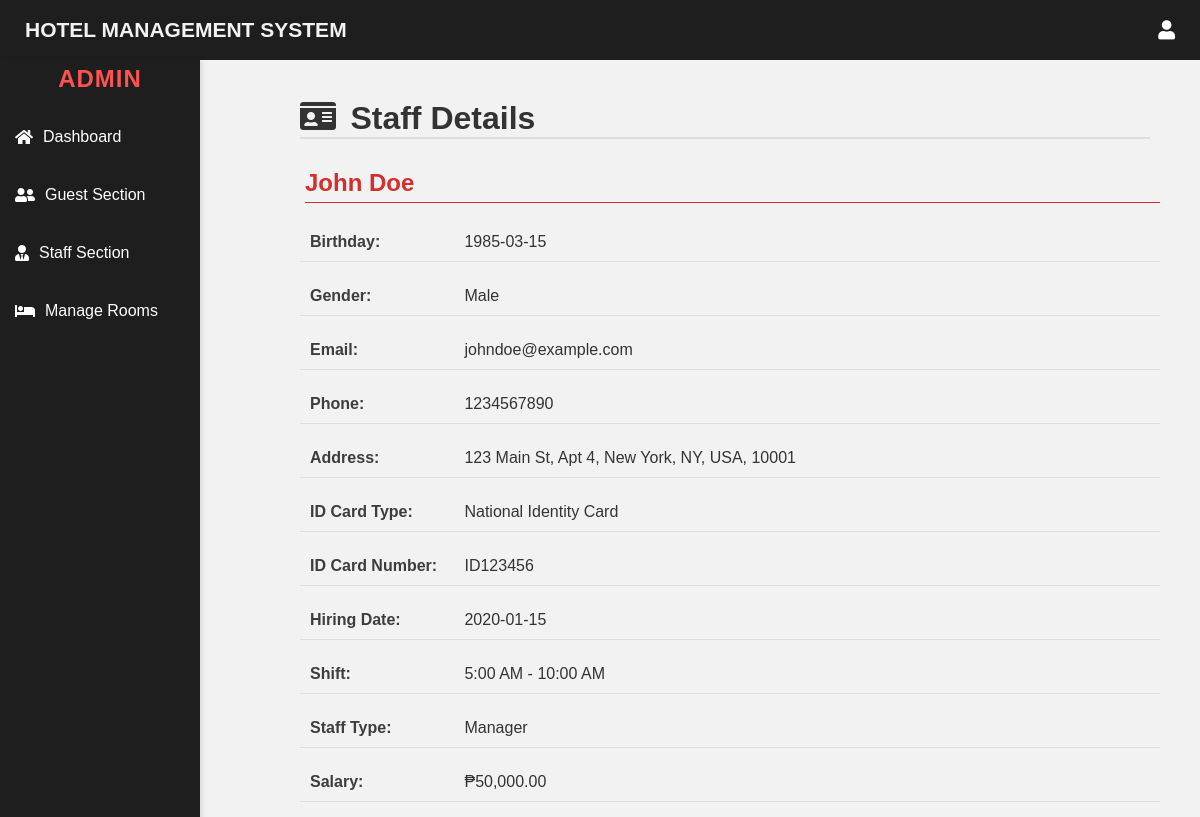
/index.php?page=view_staff&id=1 (signed in), run on the app's committed database.
### tables this page shows
CREATE TABLE staffs (
    id INT AUTO_INCREMENT PRIMARY KEY,
    fname VARCHAR(50) NOT NULL,
    lname VARCHAR(50) NOT NULL,
    bod DATE NOT NULL,
    gender VARCHAR(10) NOT NULL,
    email VARCHAR(100) NOT NULL,
    phone VARCHAR(20) NOT NULL,
    street_address VARCHAR(100) NOT NULL,
    street_address2 VARCHAR(100),
    country VARCHAR(50) NOT NULL,
    city VARCHAR(50) NOT NULL,
    region VARCHAR(50) NOT NULL,
    postal_code VARCHAR(20) NOT NULL,
    id_card_type int(11) NOT NULL,
    id_card_no varchar(20) NOT NULL,
    hiring_date DATE NOT NULL,
    shiftid INT NOT NULL,
    staff_type_id INT NOT NULL,
    salary DECIMAL(10, 2) NOT NULL
);

CREATE TABLE `id_card_type` (
  `id_card_type_id` int(10) NOT NULL,
  `id_card_type` varchar(100) NOT NULL
);

CREATE TABLE `shift` (
  `shift_id` int(10) NOT NULL,
  `shift` varchar(100) NOT NULL,
  `shift_timing` varchar(100) NOT NULL
);

CREATE TABLE `staff_type` (
  `staff_type_id` int(10) NOT NULL,
  `staff_type` varchar(100) NOT NULL
);

### view_staff.php (the view, shortened to what this page needs)
<?php
include_once('includes/db.php');
$staff_id = $_GET['id'];
$query = "SELECT s.*, st.staff_type, sh.shift_timing, ic.id_card_type
FROM staffs s
INNER JOIN staff_type st ON s.staff_type_id = st.staff_type_id
INNER JOIN shift sh ON s.shiftid = sh.shift_id
INNER JOIN id_card_type ic ON s.id_card_type = ic.id_card_type_id
WHERE s.id = $staff_id";
$result = mysqli_query($conn, $query);
$row = mysqli_fetch_assoc($result);
?>
<!DOCTYPE html>
<html lang="en">
<head>
    <link rel="stylesheet" href="styles/view_staff.css">
</head>
<body>
<div class="main-content">
    <h1 class="dash"><i class="fas fa-id-card"></i> Staff Details</h1>
    <div class="staff-details">
        <div class="full-name">
            <span><?php echo $row['fname'] . ' ' . $row['lname']; ?></span>
        </div>
        <div class="detail-row">
            <label>Birthday:</label>
            <span><?php echo $row['bod']; ?></span>
        </div>
            <div class="detail-row">
                <label>Gender:</label>
                <span><?php echo $row['gender']; ?></span>
            </div>
            <div class="detail-row">
                <label>Email:</label>
                <span><?php echo $row['email']; ?></span>
            </div>
            <div class="detail-row">
                <label>Phone:</label>
                <span><?php echo $row['phone']; ?></span>
            </div>
            <div class="detail-row">
                <label>Address:</label>
                <span><?php echo $row['street_address'] . ', ' . $row['street_address2'] . ', ' . $row['city'] . ', ' . $row['region'] . ', ' . $row['country'] . ', ' . $row['postal_code']; ?></span>
            </div>
            <div class="detail-row">
                <label>ID Card Type:</label>
                <span><?php echo $row['id_card_type']; ?></span>
            </div>
            <div class="detail-row">
                <label>ID Card Number:</label>
                <span><?php echo $row['id_card_no']; ?></span>
            </div>
            <div class="detail-row">
                <label>Hiring Date:</label>
                <span><?php echo $row['hiring_date']; ?></span>
            </div>
            <div class="detail-row">
                <label>Shift:</label>
                <span><?php echo $row['shift_timing']; ?></span>
            </div>
            <div class="detail-row">
                <label>Staff Type:</label>
                <span><?php echo $row['staff_type']; ?></span>
            </div>
            <div class="detail-row">
                <label>Salary:</label>
                <span><?php echo '₱' . number_format($row['salary'], 2); ?></span>
            </div>
        </div>
    </div>
</body>
</html>

### styles/index.css (style rules this page uses)
* { margin: 0; padding: 0; box-sizing: border-box; }

### styles/style.css (style rules this page uses)
* { font-family: "Poppins" , sans-serif; }

### styles/view_staff.css (style rules this page uses)
body { font-family: "Poppins", sans-serif; background-color: #f2f2f2; }
.main-content { padding: 50px 20px 0 0; display: flex; flex-direction: column; box-sizing: border-box; width: calc(100% - 150px); border-radius: 8px; margin-left: 150px; }
.main-content h1 { display: flex; gap: 0.9rem; text-align: center; color: #333; border-bottom: 2px solid #e1dddd; margin-right: 10px; margin-bottom: 10px; }
.staff-details { margin-top: 20px; }
.detail-row { margin-bottom: 15px; padding: 10px; border-bottom: 1px solid #ddd; }
.detail-row label { font-weight: bold; width: 150px; display: inline-block; color: #3d3d3d; }
.detail-row span { color: #333; display: inline-block; width: calc(100% - 160px); }
.full-name { font-size: 1.5rem; color: #d32f2f; margin-bottom: 20px; margin-left:5px; padding-bottom: 5px; display: flex; justify-content: space-between; align-items: center; font-weight:bold; border-bottom: 1px solid #d32f2f; }

### data on the page
staffs: fname "John", lname "Doe", bod "1985-03-15", gender "Male", email "johndoe@example.com", phone "1234567890", street_address "123 Main St", street_address2 "Apt 4", city "New York", region "NY", country "USA", postal_code "10001", id_card_type.id_card_type "National Identity Card", id_card_no "ID123456", hiring_date "2020-01-15", shiftid.shift_timing "5:00 AM - 10:00 AM", staff_type.staff_type "Manager", salary "50,000.00"
